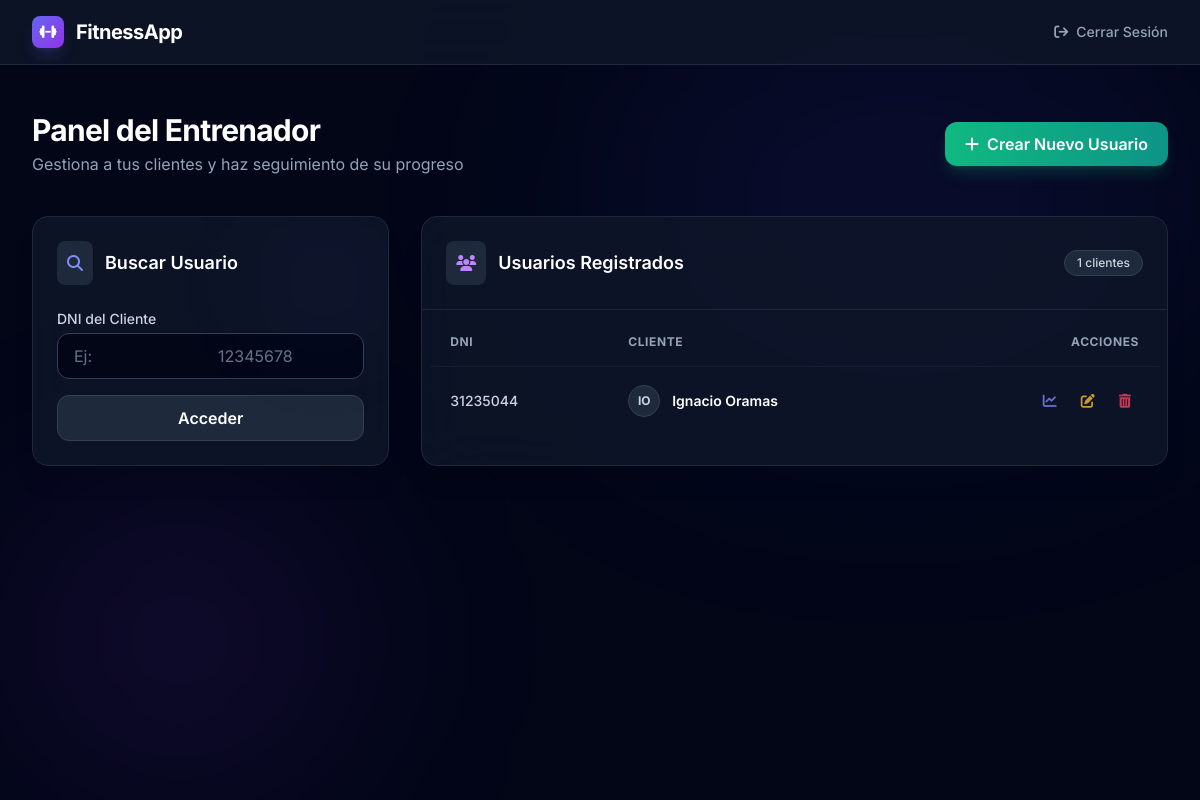
The app's page /dashboard_entrenador (signed in), older data.
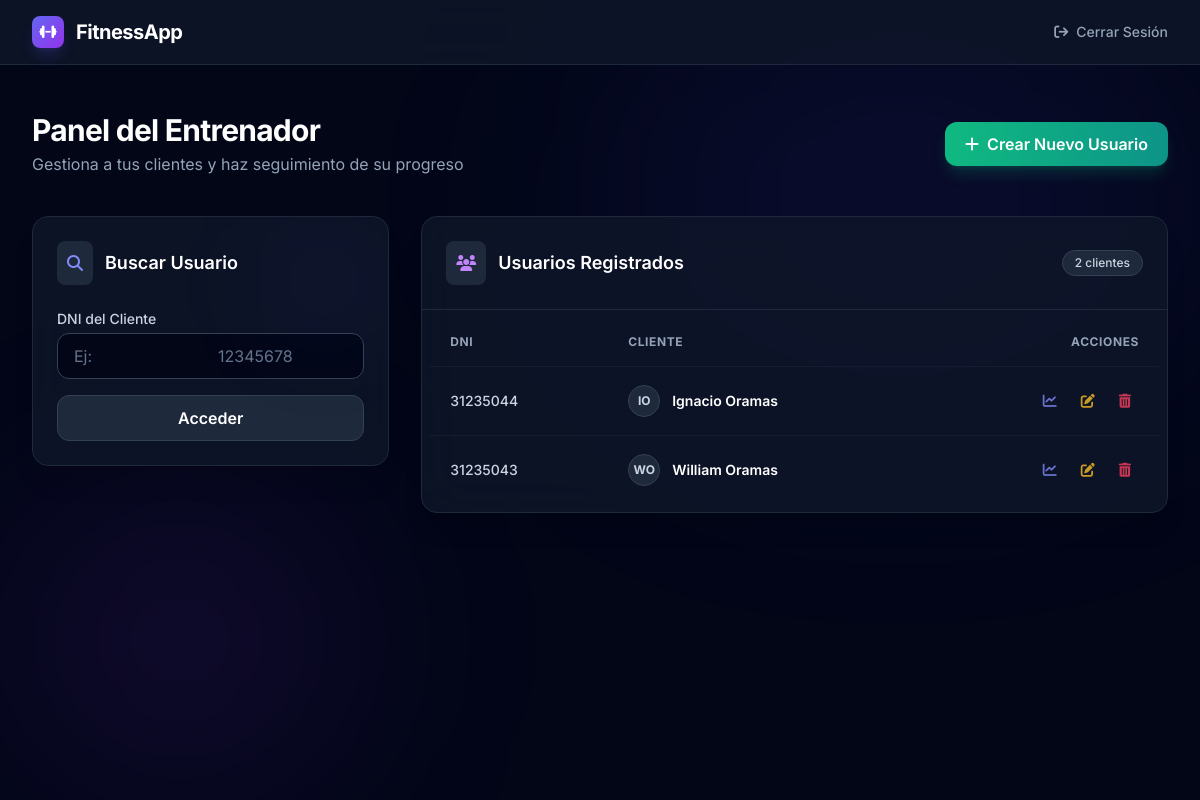
The same page, newer data.
### tables this page shows
CREATE TABLE Usuarios (
    id INTEGER PRIMARY KEY AUTOINCREMENT,
    dni TEXT UNIQUE NOT NULL,
    nombre TEXT NOT NULL,
    apellido TEXT NOT NULL,
    altura FLOAT NOT NULL,
    peso_inicial FLOAT NOT NULL,
    peso_ideal FLOAT,
    entrenador_id INTEGER,
    FOREIGN KEY (entrenador_id) REFERENCES Entrenador (id)
);

### index.py (the view)
@app.route('/dashboard_entrenador', methods=['GET', 'POST'])
def dashboard_entrenador():
    if 'user_id' not in session:
        return redirect('/login')
    form = AccesoUsuarioForm()
    usuarios = obtener_usuarios_entrenador(session['user_id'])
    if form.validate_on_submit():
        usuario = obtener_usuario_por_dni(form.dni.data)
        if usuario:
            return redirect(f'/dashboard_usuario/{usuario["dni"]}')
        flash('Usuario no encontrado', 'error')
    return render_template('dashboard_entrenador.html', form=form, usuarios=usuarios)

### index.py
class AccesoUsuarioForm(FlaskForm):
    dni = StringField('DNI del Usuario', validators=[DataRequired()])
    submit = SubmitField('Acceder')

### database.py (called while the page is built)
def get_db():
    conn = sqlite3.connect(DATABASE, timeout=20.0)
    conn.row_factory = sqlite3.Row
    return conn

def obtener_usuarios_entrenador(entrenador_id):
    conn = get_db()
    usuarios = conn.execute('SELECT * FROM Usuarios WHERE entrenador_id = ?', (entrenador_id,)).fetchall()
    conn.close()
    return usuarios

### templates/dashboard_entrenador.html (shortened to what the changed rows need)
<!DOCTYPE html>
<html lang="es">
<head>
    <script src="https://cdn.tailwindcss.com"></script>
    <link rel="stylesheet" href="https://cdnjs.cloudflare.com/ajax/libs/font-awesome/6.4.0/css/all.min.css">
</head>
<body class="bg-slate-950 text-slate-200 min-h-screen flex flex-col items-center">
    <main class="w-full max-w-7xl mx-auto px-4 sm:px-6 lg:px-8 pt-28 pb-12 flex-1 relative">
        <div class="flex flex-col md:flex-row justify-between items-start md:items-center mb-10 gap-4">
            <div>
                <h1 class="text-3xl font-bold text-white tracking-tight">Panel del Entrenador</h1>
            </div>
        </div>
        <div class="grid grid-cols-1 lg:grid-cols-3 gap-8">
            <div class="lg:col-span-1">
                <div
                    class="bg-slate-900/80 backdrop-blur-xl border border-slate-800 rounded-2xl p-6 shadow-xl relative overflow-hidden group hover:border-indigo-500/30 transition-colors">
                    <div class="flex items-center gap-3 mb-6">
                        <h2 class="text-lg font-semibold text-white">Buscar Usuario</h2>
                    </div>
                </div>
            </div>
            <div class="lg:col-span-2">
                <div
                    class="bg-slate-900/80 backdrop-blur-xl border border-slate-800 rounded-2xl shadow-xl overflow-hidden flex flex-col h-full">
                    <div class="p-6 border-b border-slate-800 flex items-center justify-between">
                        <div class="flex items-center gap-3">
                            <div class="p-2.5 bg-slate-800 rounded-lg text-purple-400">
                            </div>
                            <h2 class="text-lg font-semibold text-white">Usuarios Registrados</h2>
                        </div>
                        <span
                            class="px-3 py-1 bg-slate-800 text-xs font-medium text-slate-300 rounded-full border border-slate-700">{{
                            usuarios|length }} clientes</span>
                    </div>
                    <div class="overflow-x-auto flex-1 p-2">
                        {% if usuarios %}
                        <table class="w-full text-left border-collapse">
                            <thead>
                                <tr
                                    class="text-xs font-medium text-slate-400 uppercase tracking-wider border-b border-slate-800/50">
                                    <th class="px-5 py-4">DNI</th>
                                    <th class="px-5 py-4">Cliente</th>
                                    <th class="px-5 py-4 text-right">Acciones</th>
                                </tr>
                            </thead>
                            <tbody class="divide-y divide-slate-800/50">
                                {% for usuario in usuarios %}
                                <tr class="hover:bg-slate-800/30 transition-colors group">
                                    <td class="px-5 py-4 whitespace-nowrap text-sm text-slate-300 font-medium">
                                        {{ usuario.dni }}
                                    </td>
                                    <td class="px-5 py-4 whitespace-nowrap pb-4">
                                        <div class="flex items-center gap-3">
                                            <div
                                                class="w-8 h-8 rounded-full bg-slate-800 border border-slate-700 flex items-center justify-center text-xs font-bold text-slate-300">
                                                {{ usuario.nombre[0].upper() }}{{ usuario.apellido[0].upper() }}
                                            </div>
                                            <div>
                                                <div class="text-sm font-semibold text-white">{{ usuario.nombre }} {{
                                                    usuario.apellido }}</div>
                                            </div>
                                        </div>
                                    </td>
                                    <td class="px-5 py-4 whitespace-nowrap text-right text-sm">
                                        <div
                                            class="flex items-center justify-end gap-2 opacity-80 group-hover:opacity-100 transition-opacity">
                                            <a href="/dashboard_usuario/{{ usuario.dni }}"
                                                class="p-2 text-indigo-400 hover:text-indigo-300 hover:bg-slate-800 rounded-lg transition-all"
                                                title="Ver Progreso">
                                                <i class="fa-solid fa-chart-line"></i>
                                            </a>
                                            <a href="/editar_usuario/{{ usuario.id }}"
                                                class="p-2 text-amber-400 hover:text-amber-300 hover:bg-slate-800 rounded-lg transition-all"
                                                title="Editar">
                                                <i class="fa-solid fa-pen-to-square"></i>
                                            </a>
                                            <a href="/eliminar_usuario/{{ usuario.id }}"
                                                onclick="return confirm('¿Estás seguro de que deseas eliminar este usuario?');"
                                                class="p-2 text-rose-500 hover:text-rose-400 hover:bg-slate-800 rounded-lg transition-all"
                                                title="Eliminar">
                                                <i class="fa-solid fa-trash-can"></i>
                                            </a>
                                        </div>
                                    </td>
                                </tr>
                                {% endfor %}
                            </tbody>
                        </table>
                        {% endif %}
                    </div>
                </div>
            </div>
        </div>
    </main>
</body>
</html>

Row changes from the older to the newer data that the page shows:
added Usuarios: dni "31235043", nombre "W", apellido "O", nombre "William", apellido "Oramas"
Text that changed along with them:
{{ usuarios|length }}: "1" → "2"
